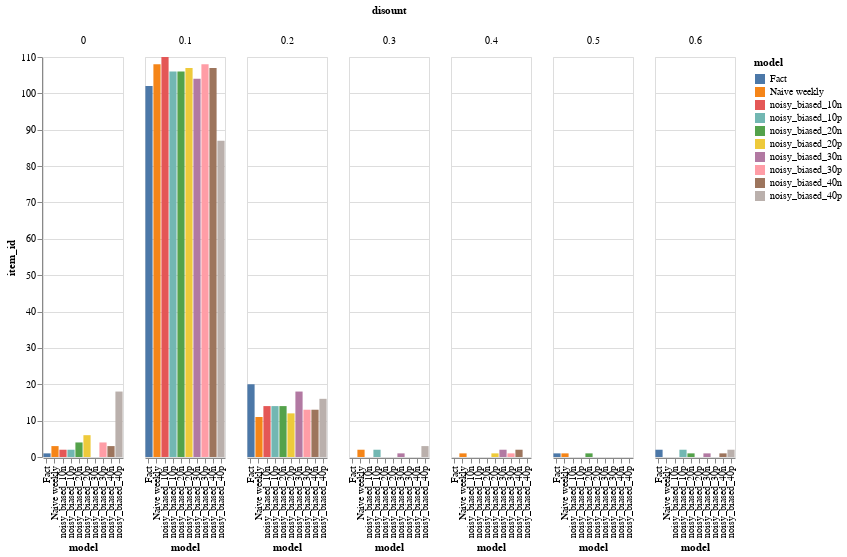

Source (notebook cell):
### Code cell
discounts_freq = result_weekly.reset_index().groupby(['model','disount']).count()['item_id'].reset_index()

alt.Chart(discounts_freq).mark_bar().encode(
    x='model:N',
    y=alt.Y('item_id:Q'),
    color=alt.Color('model:N'),
    #row='model:N',
    column='disount:N'
).properties(width=80, height=400)#.interactive()

### Figure 1 — Vega-Lite specification as saved in the notebook (floating-point values rounded to 4 significant figures)
{"config": {"view": {"continuousWidth": 400, "continuousHeight": 300}}, "data": {"name": "data-d72cf075c917efceae7ea9d58b71cdda"}, "mark": "bar", "encoding": {"color": {"type": "nominal", "field": "model"}, "column": {"type": "nominal", "field": "disount"}, "x": {"type": "nominal", "field": "model"}, "y": {"type": "quantitative", "field": "item_id"}}, "height": 400, "width": 80, "$schema": "https://vega.github.io/schema/vega-lite/v4.8.1.json", "datasets": {"data-d72cf075c917efceae7ea9d58b71cdda": [{"model": "Fact", "disount": 0.0, "item_id": 1}, {"model": "Fact", "disount": 0.1, "item_id": 102}, {"model": "Fact", "disount": 0.2, "item_id": 20}, {"model": "Fact", "disount": 0.5, "item_id": 1}, {"model": "Fact", "disount": 0.6, "item_id": 2}, {"model": "Naive weekly", "disount": 0.0, "item_id": 3}, {"model": "Naive weekly", "disount": 0.1, "item_id": 108}, {"model": "Naive weekly", "disount": 0.2, "item_id": 11}, {"model": "Naive weekly", "disount": 0.3, "item_id": 2}, {"model": "Naive weekly", "disount": 0.4, "item_id": 1}, {"model": "Naive weekly", "disount": 0.5, "item_id": 1}, {"model": "noisy_biased_10n", "disount": 0.0, "item_id": 2}, {"model": "noisy_biased_10n", "disount": 0.1, "item_id": 110}, {"model": "noisy_biased_10n", "disount": 0.2, "item_id": 14}, {"model": "noisy_biased_10p", "disount": 0.0, "item_id": 2}, {"model": "noisy_biased_10p", "disount": 0.1, "item_id": 106}, {"model": "noisy_biased_10p", "disount": 0.2, "item_id": 14}, {"model": "noisy_biased_10p", "disount": 0.3, "item_id": 2}, {"model": "noisy_biased_10p", "disount": 0.6, "item_id": 2}, {"model": "noisy_biased_20n", "disount": 0.0, "item_id": 4}, {"model": "noisy_biased_20n", "disount": 0.1, "item_id": 106}, {"model": "noisy_biased_20n", "disount": 0.2, "item_id": 14}, {"model": "noisy_biased_20n", "disount": 0.5, "item_id": 1}, {"model": "noisy_biased_20n", "disount": 0.6, "item_id": 1}, {"model": "noisy_biased_20p", "disount": 0.0, "item_id": 6}, {"model": "noisy_biased_20p", "disount": 0.1, "item_id": 107}, {"model": "noisy_biased_20p", "disount": 0.2, "item_id": 12}, {"model": "noisy_biased_20p", "disount": 0.4, "item_id": 1}, {"model": "noisy_biased_30n", "disount": 0.1, "item_id": 104}, {"model": "noisy_biased_30n", "disount": 0.2, "item_id": 18}, {"model": "noisy_biased_30n", "disount": 0.3, "item_id": 1}, {"model": "noisy_biased_30n", "disount": 0.4, "item_id": 2}, {"model": "noisy_biased_30n", "disount": 0.6, "item_id": 1}, {"model": "noisy_biased_30p", "disount": 0.0, "item_id": 4}, {"model": "noisy_biased_30p", "disount": 0.1, "item_id": 108}, {"model": "noisy_biased_30p", "disount": 0.2, "item_id": 13}, {"model": "noisy_biased_30p", "disount": 0.4, "item_id": 1}, {"model": "noisy_biased_40n", "disount": 0.0, "item_id": 3}, {"model": "noisy_biased_40n", "disount": 0.1, "item_id": 107}, {"model": "noisy_biased_40n", "disount": 0.2, "item_id": 13}, {"model": "noisy_biased_40n", "disount": 0.4, "item_id": 2}, {"model": "noisy_biased_40n", "disount": 0.6, "item_id": 1}, {"model": "noisy_biased_40p", "disount": 0.0, "item_id": 18}, {"model": "noisy_biased_40p", "disount": 0.1, "item_id": 87}, {"model": "noisy_biased_40p", "disount": 0.2, "item_id": 16}, {"model": "noisy_biased_40p", "disount": 0.3, "item_id": 3}, {"model": "noisy_biased_40p", "disount": 0.6, "item_id": 2}]}}
